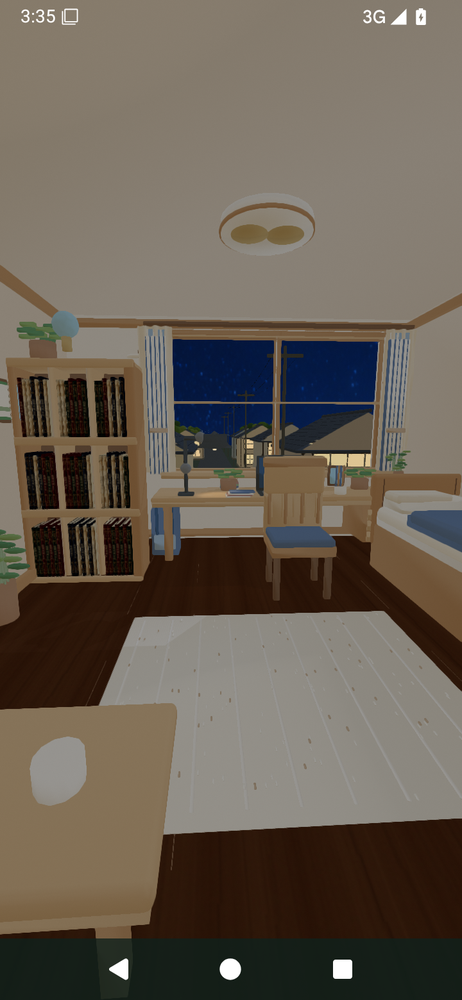
#> input picture distribution/sitebox-3.3.0/solid-night-room.png, 462 x 1000 px, shrunk from 720 x 1560 before the run, found by its file name; the run also reads 1 picture not shown here
$ python check-solid-pixels.py solid-day-room.png
#> lines starting #> are read from the running program, lines starting #| are printed output that depends on the picture
from pathlib import Path
import sys
from PIL import Image,ImageStat,ImageChops
root=Path(sys.argv[1]);on=Image.open(root/'solid-night-room.png').convert('RGB');off=Image.open(root/'solid-night-lamp-off.png').convert('RGB');day=Image.open(root/'solid-day-room.png').convert('RGB');w,h=on.size
#> further down, on is the input picture: PIL image 462x1000 RGB; mean R, G, B 104.3, 94.7, 83.2
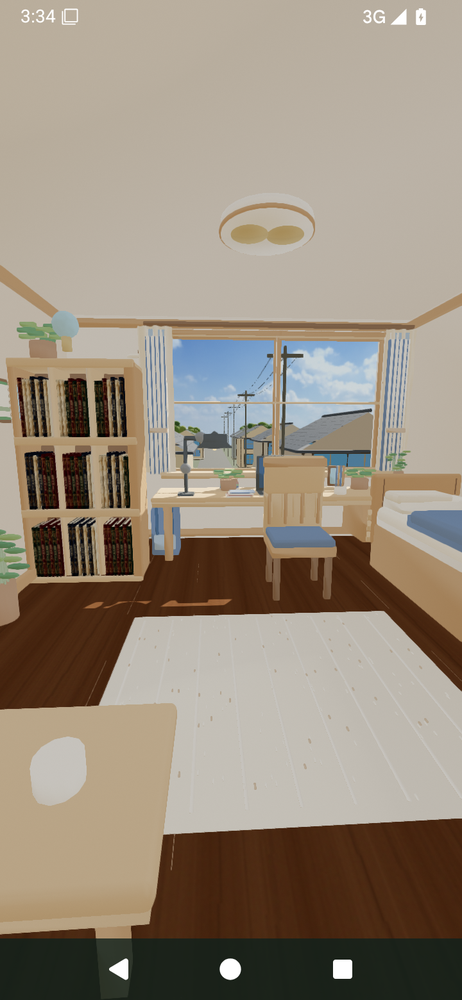
#> input picture distribution/sitebox-3.3.0/solid-day-room.png, 462 x 1000 px, shrunk from 720 x 1560 before the run, found by its file name
#> further down, day is the input picture: PIL image 462x1000 RGB; mean R, G, B 151.7, 139.6, 124.4
#> after `w, h = on.size`: w = 462; h = 1000
luma=lambda c:sum(x*y for x,y in zip(c,(.2126,.7152,.0722)))
def crop(im,box):return im.crop(tuple(round(v*(w if i%2==0 else h)) for i,v in enumerate(box)))
def mean(im,box):return ImageStat.Stat(crop(im,box)).mean
box=(.417,.491,.5,.504);gain=luma(mean(on,box))-luma(mean(off,box));print(f'Measured desk luma gain with lamp on: {gain:.3f}',flush=True);assert gain>5,'Desk must be lit, not just the bulb glyph'
#> after `gain = luma(mean(on, box)) - luma(mean(off, box))`: gain = 10.34
print('PASS native desk spotlight changes desk surface, beyond the bulb alone')
window=(.60,.36,.74,.42);delta=max(abs(a-b) for a,b in zip(mean(on,window),mean(off,window)));assert delta<3,(delta,)
#> after `delta = max((abs(a - b) for a, b in zip(mean(on, window), mean(off, wi`: delta = 0.00462
print(f'PASS outdoor window remains independent of desk lamp (mean RGB delta {delta:.3f})')
#| PASS outdoor window remains independent of desk lamp (mean RGB delta 0.005)
ratio=luma(mean(on,(0,.05,1,.96)))/luma(mean(day,(0,.05,1,.96)));assert .2<ratio<.85,ratio
#> in crop (call 5), `def crop(im,box):return im.crop(tuple(round(v*(w if i%2==0 else h)) fo..`:
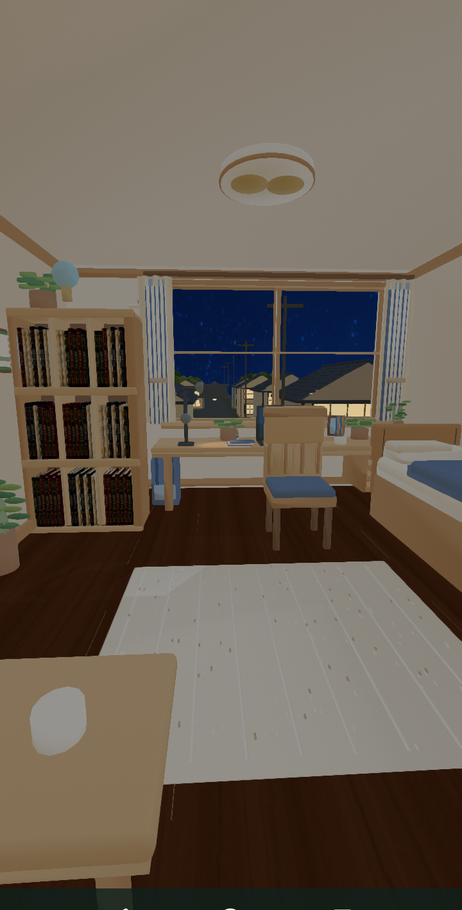
#> returned value: PIL image 462x910 RGB; mean R, G, B 105.6, 95.3, 83.7
#> in crop (call 6), `def crop(im,box):return im.crop(tuple(round(v*(w if i%2==0 else h)) fo..`:
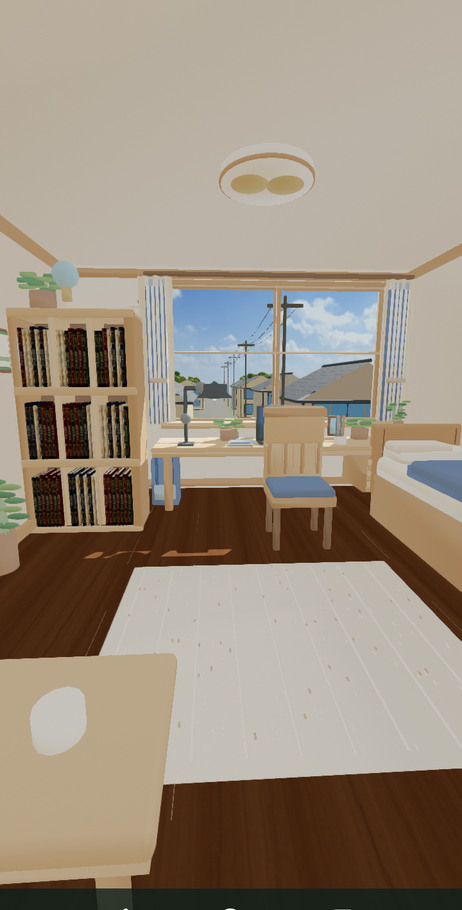
#> returned value: PIL image 462x910 RGB; mean R, G, B 154.8, 141.7, 126.2
#> after `ratio = luma(mean(on, (0, 0.05, 1, 0.96))) / luma(mean(day, (0, 0.05, `: ratio = 0.674
print(f'PASS night remains readable and visibly darker than day (luma ratio {ratio:.3f})')
#| PASS night remains readable and visibly darker than day (luma ratio 0.674)
